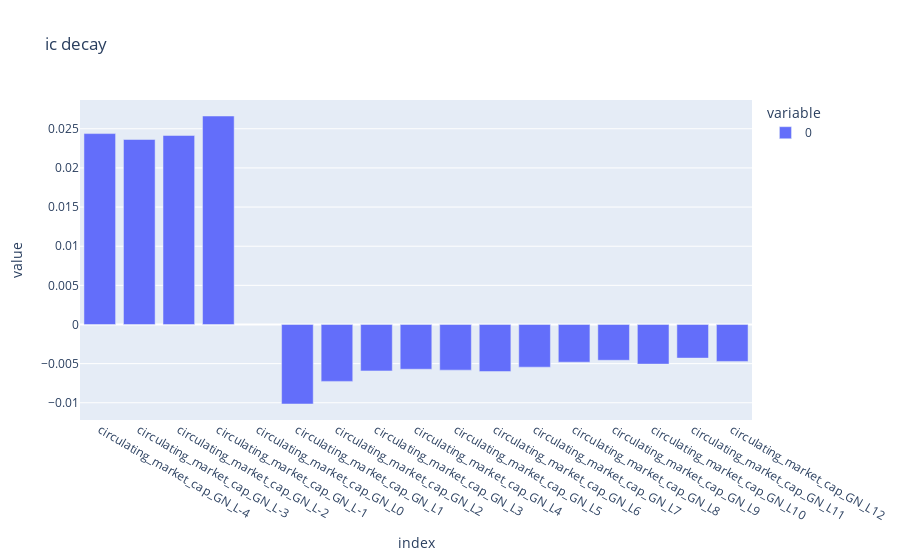
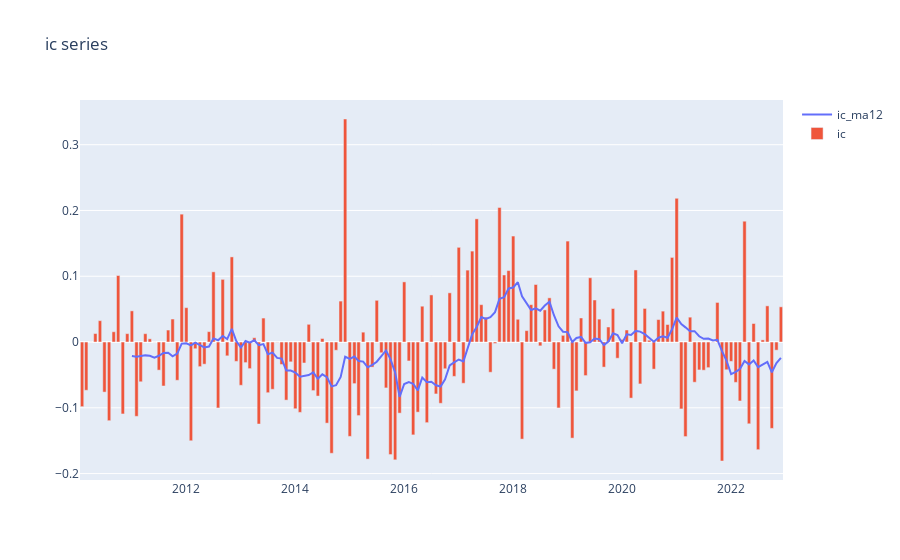
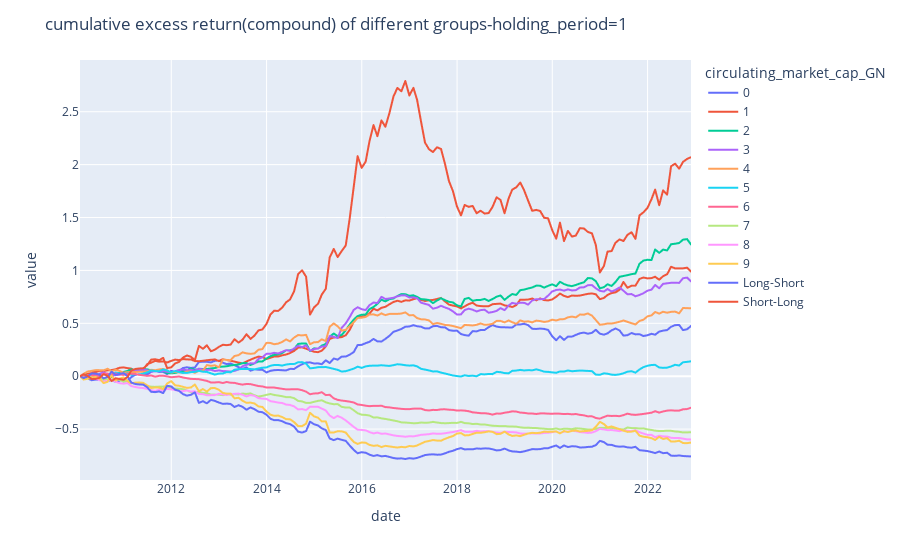
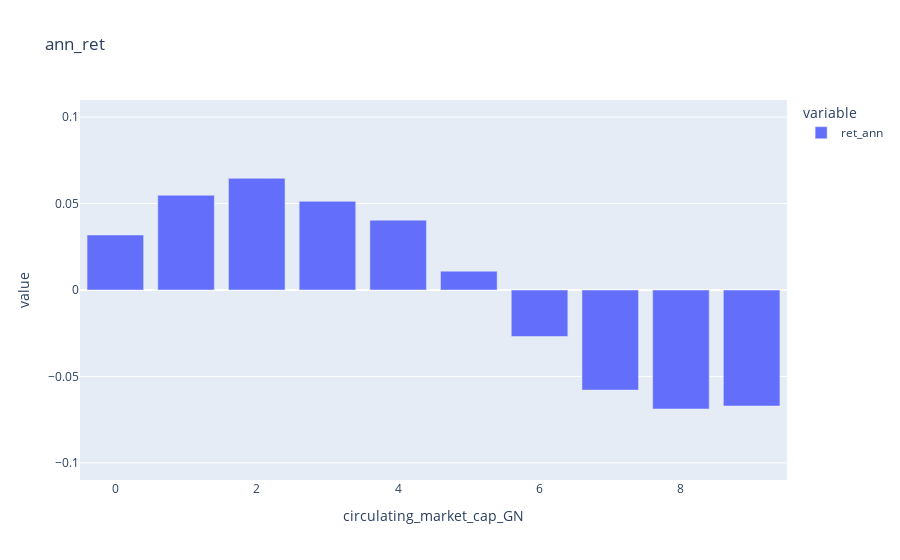

The cell these charts' notebook holds for them, in order:
### Markdown cell above
# details of mom3M
收益曲线和表格指标，均是针对超额收益，benchmark用的是equal weighted

### Code cell
factor='circulating_market_cap_GN'
report = fe.get_factor_detail_report(factor=factor,add_shift=0,base='close',start_date='2010-01-01',end_date='2022-12-31',total=False,excess_return=True,holding_period=1)
summary_plot(report)

### Figure 1 — Plotly figure (JSON) as saved in the notebook; plotly's stock layout.template omitted (floating-point values rounded to 4 significant figures)
{"data": [{"alignmentgroup": "True", "hovertemplate": "variable=0<br>index=%{x}<br>value=%{y}<extra></extra>", "legendgroup": "0", "marker": {"color": "#636efa", "pattern": {"shape": ""}}, "name": "0", "offsetgroup": "0", "orientation": "v", "showlegend": true, "textposition": "auto", "type": "bar", "x": ["circulating_market_cap_GN_L-4", "circulating_market_cap_GN_L-3", "circulating_market_cap_GN_L-2", "circulating_market_cap_GN_L-1", "circulating_market_cap_GN_L0", "circulating_market_cap_GN_L1", "circulating_market_cap_GN_L2", "circulating_market_cap_GN_L3", "circulating_market_cap_GN_L4", "circulating_market_cap_GN_L5", "circulating_market_cap_GN_L6", "circulating_market_cap_GN_L7", "circulating_market_cap_GN_L8", "circulating_market_cap_GN_L9", "circulating_market_cap_GN_L10", "circulating_market_cap_GN_L11", "circulating_market_cap_GN_L12"], "xaxis": "x", "y": [0.02439, 0.02363, 0.02415, 0.02663, null, -0.01016, -0.007267, -0.00593, -0.005713, -0.005831, -0.006012, -0.00545, -0.004815, -0.00457, -0.005059, -0.004293, -0.004718], "yaxis": "y"}], "layout": {"barmode": "relative", "legend": {"title": {"text": "variable"}, "tracegroupgap": 0}, "title": {"text": "ic decay"}, "xaxis": {"anchor": "y", "domain": [0, 1], "title": {"text": "index"}}, "yaxis": {"anchor": "x", "domain": [0, 1], "title": {"text": "value"}}}}

### Figure 2 — Plotly figure (JSON) as saved in the notebook; plotly's stock layout.template omitted (floating-point values rounded to 4 significant figures; data arrays with more than 128 entries replaced by an {"elided": "..."} marker saying what was removed)
{"data": [{"name": "ic_ma12", "type": "scatter", "x": {"elided": "155 str values"}, "y": {"elided": "155 float values"}}, {"name": "ic", "type": "bar", "x": {"elided": "155 str values"}, "y": {"elided": "155 float values"}}], "layout": {"title": {"text": "ic series"}, "xaxis": {"anchor": "y", "domain": [0, 1]}, "yaxis": {"anchor": "x", "domain": [0, 1]}}}

### Figure 3 — Plotly figure (JSON) as saved in the notebook; plotly's stock layout.template omitted (floating-point values rounded to 4 significant figures; data arrays with more than 128 entries replaced by an {"elided": "..."} marker saying what was removed)
{"data": [{"hovertemplate": "circulating_market_cap_GN=0<br>date=%{x}<br>value=%{y}<extra></extra>", "legendgroup": "0", "line": {"color": "#636efa", "dash": "solid"}, "marker": {"symbol": "circle"}, "mode": "lines", "name": "0", "showlegend": true, "type": "scattergl", "x": {"elided": "155 str values"}, "xaxis": "x", "y": {"elided": "155 float values"}, "yaxis": "y"}, {"hovertemplate": "circulating_market_cap_GN=1<br>date=%{x}<br>value=%{y}<extra></extra>", "legendgroup": "1", "line": {"color": "#EF553B", "dash": "solid"}, "marker": {"symbol": "circle"}, "mode": "lines", "name": "1", "showlegend": true, "type": "scattergl", "x": {"elided": "155 str values"}, "xaxis": "x", "y": {"elided": "155 float values"}, "yaxis": "y"}, {"hovertemplate": "circulating_market_cap_GN=2<br>date=%{x}<br>value=%{y}<extra></extra>", "legendgroup": "2", "line": {"color": "#00cc96", "dash": "solid"}, "marker": {"symbol": "circle"}, "mode": "lines", "name": "2", "showlegend": true, "type": "scattergl", "x": {"elided": "155 str values"}, "xaxis": "x", "y": {"elided": "155 float values"}, "yaxis": "y"}, {"hovertemplate": "circulating_market_cap_GN=3<br>date=%{x}<br>value=%{y}<extra></extra>", "legendgroup": "3", "line": {"color": "#ab63fa", "dash": "solid"}, "marker": {"symbol": "circle"}, "mode": "lines", "name": "3", "showlegend": true, "type": "scattergl", "x": {"elided": "155 str values"}, "xaxis": "x", "y": {"elided": "155 float values"}, "yaxis": "y"}, {"hovertemplate": "circulating_market_cap_GN=4<br>date=%{x}<br>value=%{y}<extra></extra>", "legendgroup": "4", "line": {"color": "#FFA15A", "dash": "solid"}, "marker": {"symbol": "circle"}, "mode": "lines", "name": "4", "showlegend": true, "type": "scattergl", "x": {"elided": "155 str values"}, "xaxis": "x", "y": {"elided": "155 float values"}, "yaxis": "y"}, {"hovertemplate": "circulating_market_cap_GN=5<br>date=%{x}<br>value=%{y}<extra></extra>", "legendgroup": "5", "line": {"color": "#19d3f3", "dash": "solid"}, "marker": {"symbol": "circle"}, "mode": "lines", "name": "5", "showlegend": true, "type": "scattergl", "x": {"elided": "155 str values"}, "xaxis": "x", "y": {"elided": "155 float values"}, "yaxis": "y"}, {"hovertemplate": "circulating_market_cap_GN=6<br>date=%{x}<br>value=%{y}<extra></extra>", "legendgroup": "6", "line": {"color": "#FF6692", "dash": "solid"}, "marker": {"symbol": "circle"}, "mode": "lines", "name": "6", "showlegend": true, "type": "scattergl", "x": {"elided": "155 str values"}, "xaxis": "x", "y": {"elided": "155 float values"}, "yaxis": "y"}, {"hovertemplate": "circulating_market_cap_GN=7<br>date=%{x}<br>value=%{y}<extra></extra>", "legendgroup": "7", "line": {"color": "#B6E880", "dash": "solid"}, "marker": {"symbol": "circle"}, "mode": "lines", "name": "7", "showlegend": true, "type": "scattergl", "x": {"elided": "155 str values"}, "xaxis": "x", "y": {"elided": "155 float values"}, "yaxis": "y"}, {"hovertemplate": "circulating_market_cap_GN=8<br>date=%{x}<br>value=%{y}<extra></extra>", "legendgroup": "8", "line": {"color": "#FF97FF", "dash": "solid"}, "marker": {"symbol": "circle"}, "mode": "lines", "name": "8", "showlegend": true, "type": "scattergl", "x": {"elided": "155 str values"}, "xaxis": "x", "y": {"elided": "155 float values"}, "yaxis": "y"}, {"hovertemplate": "circulating_market_cap_GN=9<br>date=%{x}<br>value=%{y}<extra></extra>", "legendgroup": "9", "line": {"color": "#FECB52", "dash": "solid"}, "marker": {"symbol": "circle"}, "mode": "lines", "name": "9", "showlegend": true, "type": "scattergl", "x": {"elided": "155 str values"}, "xaxis": "x", "y": {"elided": "155 float values"}, "yaxis": "y"}, {"hovertemplate": "circulating_market_cap_GN=Long-Short<br>date=%{x}<br>value=%{y}<extra></extra>", "legendgroup": "Long-Short", "line": {"color": "#636efa", "dash": "solid"}, "marker": {"symbol": "circle"}, "mode": "lines", "name": "Long-Short", "showlegend": true, "type": "scattergl", "x": {"elided": "155 str values"}, "xaxis": "x", "y": {"elided": "155 float values"}, "yaxis": "y"}, {"hovertemplate": "circulating_market_cap_GN=Short-Long<br>date=%{x}<br>value=%{y}<extra></extra>", "legendgroup": "Short-Long", "line": {"color": "#EF553B", "dash": "solid"}, "marker": {"symbol": "circle"}, "mode": "lines", "name": "Short-Long", "showlegend": true, "type": "scattergl", "x": {"elided": "155 str values"}, "xaxis": "x", "y": {"elided": "155 float values"}, "yaxis": "y"}], "layout": {"legend": {"title": {"text": "circulating_market_cap_GN"}, "tracegroupgap": 0}, "margin": {"t": 60}, "title": {"text": "cumulative excess return(compound) of different groups-holding_period=1"}, "xaxis": {"anchor": "y", "domain": [0, 1], "title": {"text": "date"}}, "yaxis": {"anchor": "x", "domain": [0, 1], "title": {"text": "value"}}}}

### Figure 4 — Plotly figure (JSON) as saved in the notebook; plotly's stock layout.template omitted (floating-point values rounded to 4 significant figures)
{"data": [{"alignmentgroup": "True", "hovertemplate": "variable=ret_ann<br>circulating_market_cap_GN=%{x}<br>value=%{y}<extra></extra>", "legendgroup": "ret_ann", "marker": {"color": "#636efa", "pattern": {"shape": ""}}, "name": "ret_ann", "offsetgroup": "ret_ann", "orientation": "v", "showlegend": true, "textposition": "auto", "type": "bar", "x": [0, 1, 2, 3, 4, 5, 6, 7, 8, 9, "Long-Short", "Short-Long"], "xaxis": "x", "y": [0.0318, 0.0548, 0.0646, 0.0513, 0.0404, 0.0109, -0.0269, -0.0579, -0.0688, -0.0671, -0.0989, 0.0989], "yaxis": "y"}], "layout": {"barmode": "relative", "legend": {"title": {"text": "variable"}, "tracegroupgap": 0}, "title": {"text": "ann_ret"}, "xaxis": {"anchor": "y", "domain": [0, 1], "title": {"text": "circulating_market_cap_GN"}}, "yaxis": {"anchor": "x", "domain": [0, 1], "title": {"text": "value"}}}}
